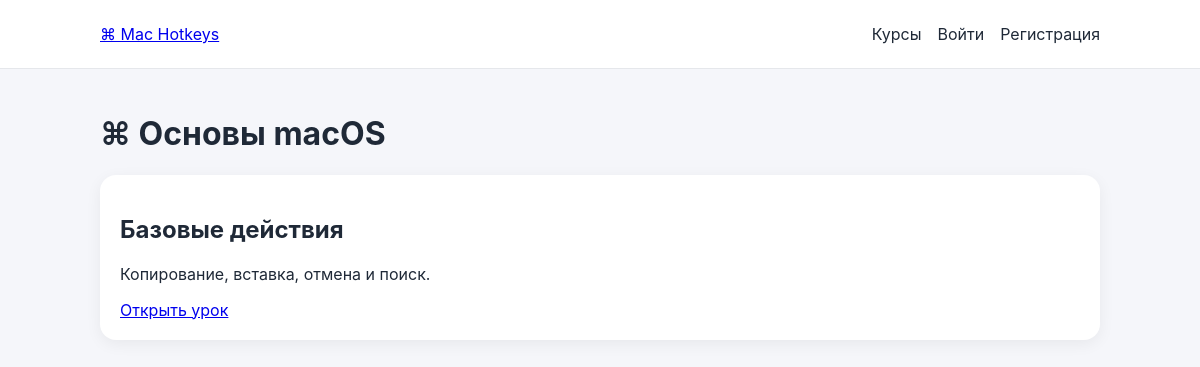
The page /courses/osnovy/ on the database as committed earlier.
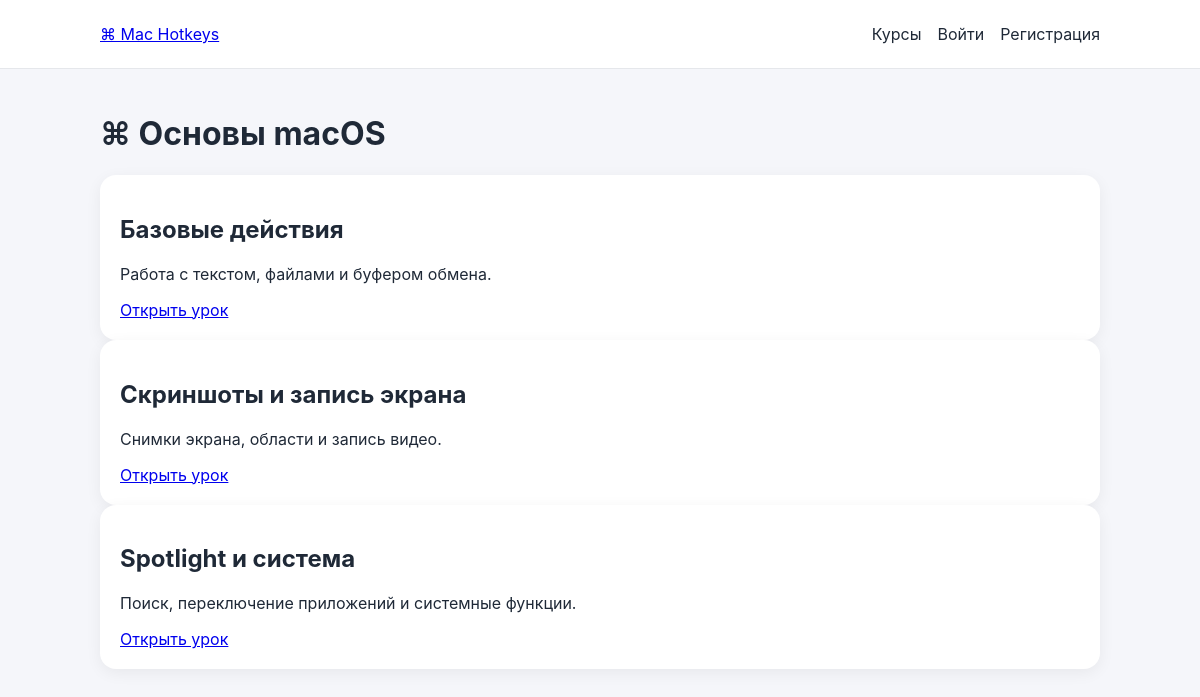
The same page on the database as committed later.
### trainer/models.py (models this page shows, shortened)
class Lesson(models.Model):
    course = models.ForeignKey(
        Course,
        on_delete=models.CASCADE,
        related_name='lessons',
        verbose_name='Курс',
    )
    title = models.CharField('Название урока', max_length=160)
    slug = models.SlugField('URL', max_length=160)
    description = models.TextField('Описание', blank=True)
    order = models.PositiveIntegerField('Порядок', default=0)
    class Meta:
        verbose_name = 'Урок'
        verbose_name_plural = 'Уроки'
        ordering = ['course__order', 'order', 'title']
        unique_together = [('course', 'slug')]

### trainer/views.py (the view)
# urls.py: path('courses/<slug:course_slug>/', views.course_detail, name='course_detail'),
def course_detail(request, course_slug):
    course = get_course_with_lessons(course_slug)
    if course is None:
        return render(request, 'trainer/404.html', status=404)
    return render(request, 'trainer/course_detail.html', {'course': course})

### trainer/services.py (called while the page is built)
def get_course_with_lessons(slug):
    return (
        Course.objects
        .prefetch_related('lessons')
        .filter(slug=slug, is_published=True)
        .first()
    )

### trainer/templates/trainer/course_detail.html (shortened to what this page needs)
{% extends 'base.html' %}
{% block content %}
<h1>{{ course.icon|default:'⌘' }} {{ course.title }}</h1>
<div class="lesson-list">
    {% for lesson in course.lessons.all %}
    <div class="lesson-card">
        <h2>{{ lesson.title }}</h2>
        <p>{{ lesson.description }}</p>
        <a href="{% url 'trainer:lesson_detail' course.slug lesson.slug %}">
            Открыть урок
        </a>
    </div>
    {% endfor %}
</div>
{% endblock %}

Rows that differ between the two databases and show on the page:
changed Lesson "Базовые действия": description "Копирование, вставка, отмена и поиск." → "Работа с текстом, файлами и буфером обмена."
added Lesson: title "Скриншоты и запись экрана", description "Снимки экрана, области и запись видео."
added Lesson: title "Spotlight и система", description "Поиск, переключение приложений и системные функции."
